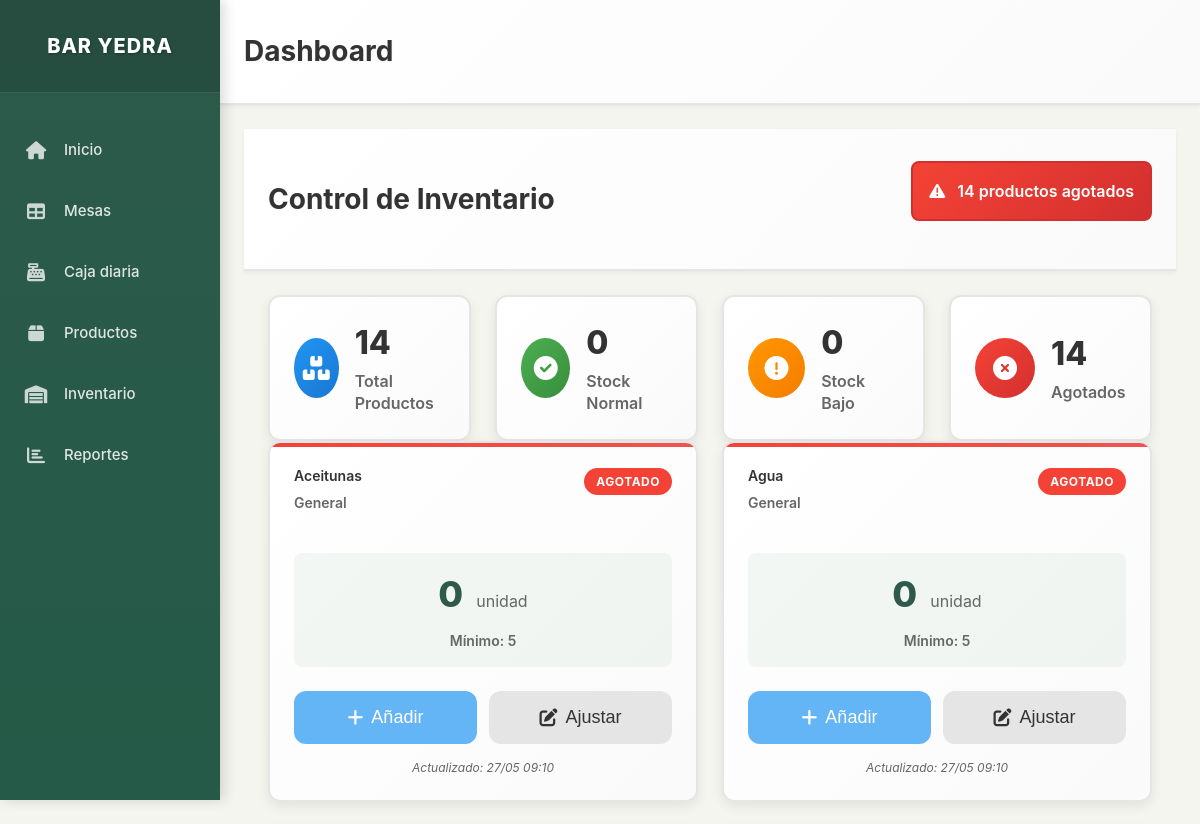
The page /inventory (upper part) on the database as committed earlier.
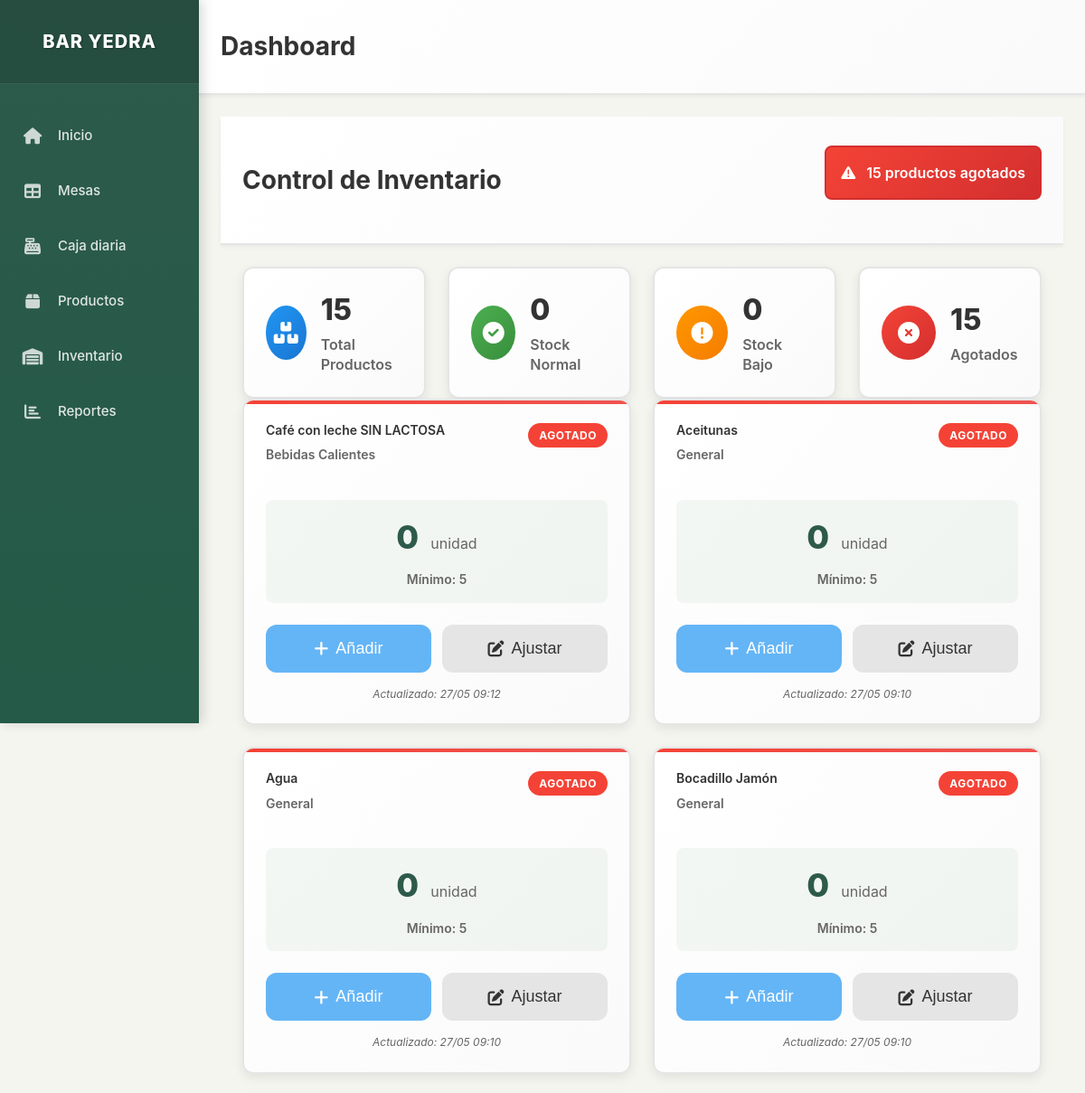
The same page on the database as committed later.
### models.py (models this page shows, shortened)
class Producto(db.Model):
    id = db.Column(db.Integer, primary_key=True)
    nombre = db.Column(db.String(100), nullable=False)
    precio = db.Column(db.Numeric(10, 2), nullable=False)
    categoria = db.Column(db.String(50), nullable=False, default='General')
    foto_url = db.Column(db.String(255), nullable=True)
    descripcion = db.Column(db.Text, nullable=True)
    activo = db.Column(db.Boolean, default=True)
    orden = db.Column(db.Integer, default=0)  # Para ordenar productos en la interfaz
    stock_actual = db.Column(db.Integer, default=0)  # Cantidad actual en stock
    stock_minimo = db.Column(db.Integer, default=5)  # Alerta cuando llegue a este nivel
    unidad_medida = db.Column(db.String(20), default='unidad')  # unidad, litro, kg, etc.
    fecha_actualizacion = db.Column(db.DateTime, default=datetime.utcnow)
    @property
    def stock_bajo(self):
        return self.stock_actual <= self.stock_minimo
    @property
    def stock_agotado(self):
        return self.stock_actual <= 0

### app.py (the view)
@app.route('/inventory')
def inventory():
    productos = Producto.query.filter_by(activo=True).order_by(Producto.categoria, Producto.nombre).all()
    productos_agotados = [p for p in productos if p.stock_agotado]
    productos_bajo_stock = [p for p in productos if p.stock_bajo and not p.stock_agotado]
    return render_template('inventory.html',
                         productos=productos,
                         productos_agotados=productos_agotados,
                         productos_bajo_stock=productos_bajo_stock)

### templates/inventory.html (shortened to what this page needs)
{% extends "layout.html" %}
{% block content %}
<div class="content-header">
    <h1 class="page-title">Control de Inventario</h1>
    <div class="inventory-alerts">
        {% if productos_agotados %}
            <div class="alert alert-danger touch-friendly">
                <i class="fas fa-exclamation-triangle"></i>
                {{ productos_agotados|length }} productos agotados
            </div>
        {% endif %}
    </div>
</div>
<div class="content-container">
    <div class="inventory-summary">
        <div class="summary-card">
            <div class="summary-icon products-total">
                <i class="fas fa-boxes"></i>
            </div>
            <div class="summary-info">
                <h3>{{ productos|length }}</h3>
                <p>Total Productos</p>
            </div>
        </div>
        <div class="summary-card">
            <div class="summary-icon products-ok">
                <i class="fas fa-check-circle"></i>
            </div>
            <div class="summary-info">
                <h3>{{ productos|length - productos_agotados|length - productos_bajo_stock|length }}</h3>
                <p>Stock Normal</p>
            </div>
        </div>
        <div class="summary-card">
            <div class="summary-icon products-low">
                <i class="fas fa-exclamation-circle"></i>
            </div>
            <div class="summary-info">
                <h3>{{ productos_bajo_stock|length }}</h3>
                <p>Stock Bajo</p>
            </div>
        </div>
        <div class="summary-card">
            <div class="summary-icon products-out">
                <i class="fas fa-times-circle"></i>
            </div>
            <div class="summary-info">
                <h3>{{ productos_agotados|length }}</h3>
                <p>Agotados</p>
            </div>
        </div>
    </div>
    <div class="inventory-grid">
        {% for producto in productos %}
        <div class="inventory-item touch-friendly {% if producto.stock_agotado %}stock-agotado{% elif producto.stock_bajo %}stock-bajo{% else %}stock-ok{% endif %}">
            <div class="inventory-header">
                <div class="product-info">
                    <h3 class="product-name">{{ producto.nombre }}</h3>
                    <p class="product-category">{{ producto.categoria }}</p>
                </div>
                <div class="stock-status">
                    {% if producto.stock_agotado %}
                        <span class="status-badge agotado">AGOTADO</span>
                    {% elif producto.stock_bajo %}
                        <span class="status-badge bajo">STOCK BAJO</span>
                    {% else %}
                        <span class="status-badge ok">OK</span>
                    {% endif %}
                </div>
            </div>
            <div class="stock-display">
                <div class="current-stock">
                    <span class="stock-number">{{ producto.stock_actual }}</span>
                    <span class="stock-unit">{{ producto.unidad_medida }}</span>
                </div>
                <div class="min-stock">
                    Mínimo: {{ producto.stock_minimo }}
                </div>
            </div>
            <div class="inventory-actions">
                <button class="btn btn-primary btn-sm touch-friendly" onclick="showAddStockModal({{ producto.id }}, '{{ producto.nombre }}')">
                    <i class="fas fa-plus"></i> Añadir
                </button>
                <button class="btn btn-secondary btn-sm touch-friendly" onclick="showUpdateStockModal({{ producto.id }}, '{{ producto.nombre }}', {{ producto.stock_actual }})">
                    <i class="fas fa-edit"></i> Ajustar
                </button>
            </div>
            <div class="last-update">
                Actualizado: {{ producto.fecha_actualizacion.strftime('%d/%m %H:%M') if producto.fecha_actualizacion else 'Nunca' }}
            </div>
        </div>
        {% endfor %}
    </div>
</div>
{% endblock %}

Rows that differ between the two databases and show on the page:
added Producto: nombre "Café con leche SIN LACTOSA", categoria "Bebidas Calientes", shows "AGOTADO", stock_actual "0", unidad_medida "unidad", stock_minimo "5", fecha_actualizacion "27/05 09:12"
now on this page (row unchanged): Producto: nombre "Bocadillo Jamón", categoria "General", shows "AGOTADO", stock_actual "0", unidad_medida "unidad", stock_minimo "5", fecha_actualizacion "27/05 09:10"
Other text that changed with them:
{{ productos_agotados|length }}: "14" → "15"
{{ productos|length }}: "14" → "15"
